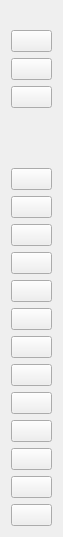
<?xml version="1.0" encoding="UTF-8"?>
<ui version="4.0">
 <class>ToolForm</class>
 <widget class="QWidget" name="ToolForm">
  <property name="geometry">
   <rect>
    <x>0</x>
    <y>0</y>
    <width>63</width>
    <height>537</height>
   </rect>
  </property>
  <property name="windowTitle">
   <string>Tool</string>
  </property>
  <property name="styleSheet">
   <string notr="true"/>
  </property>
  <layout class="QVBoxLayout" name="verticalLayout">
   <property name="topMargin">
    <number>30</number>
   </property>
   <item>
    <widget class="QPushButton" name="groupControlBtn">
     <property name="toolTip">
      <string>group control</string>
     </property>
     <property name="text">
      <string/>
     </property>
    </widget>
   </item>
   <item>
    <widget class="QPushButton" name="fullScreenBtn">
     <property name="toolTip">
      <string>full screen</string>
     </property>
     <property name="text">
      <string/>
     </property>
    </widget>
   </item>
   <item>
    <widget class="QPushButton" name="restartServiceBtn">
     <property name="toolTip">
      <string>restart service</string>
     </property>
     <property name="text">
      <string/>
     </property>
    </widget>
   </item>
   <item>
    <spacer name="verticalSpacer">
     <property name="orientation">
      <enum>Qt::Vertical</enum>
     </property>
     <property name="sizeHint" stdset="0">
      <size>
       <width>20</width>
       <height>40</height>
      </size>
     </property>
    </spacer>
   </item>
   <item>
    <widget class="QPushButton" name="expandNotifyBtn">
     <property name="toolTip">
      <string>expand notify</string>
     </property>
     <property name="text">
      <string/>
     </property>
    </widget>
   </item>
   <item>
    <widget class="QPushButton" name="touchBtn">
     <property name="toolTip">
      <string>touch switch</string>
     </property>
     <property name="text">
      <string/>
     </property>
    </widget>
   </item>
   <item>
    <widget class="QPushButton" name="openScreenBtn">
     <property name="toolTip">
      <string>open screen</string>
     </property>
     <property name="text">
      <string/>
     </property>
    </widget>
   </item>
   <item>
    <widget class="QPushButton" name="closeScreenBtn">
     <property name="toolTip">
      <string>close screen</string>
     </property>
     <property name="text">
      <string/>
     </property>
    </widget>
   </item>
   <item>
    <widget class="QPushButton" name="powerBtn">
     <property name="toolTip">
      <string>power</string>
     </property>
     <property name="text">
      <string/>
     </property>
    </widget>
   </item>
   <item>
    <widget class="QPushButton" name="volumeUpBtn">
     <property name="toolTip">
      <string>volume up</string>
     </property>
     <property name="text">
      <string/>
     </property>
    </widget>
   </item>
   <item>
    <widget class="QPushButton" name="volumeDownBtn">
     <property name="toolTip">
      <string>volume down</string>
     </property>
     <property name="text">
      <string/>
     </property>
    </widget>
   </item>
   <item>
    <widget class="QPushButton" name="appSwitchBtn">
     <property name="toolTip">
      <string>app switch</string>
     </property>
     <property name="text">
      <string/>
     </property>
    </widget>
   </item>
   <item>
    <widget class="QPushButton" name="menuBtn">
     <property name="toolTip">
      <string>menu</string>
     </property>
     <property name="text">
      <string/>
     </property>
    </widget>
   </item>
   <item>
    <widget class="QPushButton" name="homeBtn">
     <property name="toolTip">
      <string>home</string>
     </property>
     <property name="text">
      <string/>
     </property>
    </widget>
   </item>
   <item>
    <widget class="QPushButton" name="returnBtn">
     <property name="toolTip">
      <string>return</string>
     </property>
     <property name="text">
      <string/>
     </property>
    </widget>
   </item>
   <item>
    <widget class="QPushButton" name="screenShotBtn">
     <property name="toolTip">
      <string>screen shot</string>
     </property>
     <property name="text">
      <string/>
     </property>
    </widget>
   </item>
   <item>
    <widget class="QPushButton" name="clipboardBtn">
     <property name="toolTip">
      <string>copy clipboard text</string>
     </property>
     <property name="text">
      <string/>
     </property>
    </widget>
    </item>
  </layout>
 </widget>
 <resources/>
 <connections/>
</ui>
